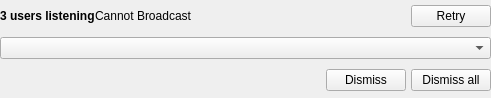
<?xml version="1.0" encoding="UTF-8"?>
<ui version="4.0">
 <class>GUI_Broadcast</class>
 <widget class="QWidget" name="GUI_Broadcast">
  <property name="geometry">
   <rect>
    <x>0</x>
    <y>0</y>
    <width>491</width>
    <height>98</height>
   </rect>
  </property>
  <property name="windowTitle">
   <string/>
  </property>
  <layout class="QGridLayout" name="gridLayout">
   <property name="leftMargin">
    <number>0</number>
   </property>
   <property name="topMargin">
    <number>0</number>
   </property>
   <property name="rightMargin">
    <number>0</number>
   </property>
   <property name="bottomMargin">
    <number>0</number>
   </property>
   <property name="verticalSpacing">
    <number>5</number>
   </property>
   <item row="0" column="0" colspan="2">
    <layout class="QHBoxLayout" name="horizontalLayout_2">
     <item>
      <widget class="QLabel" name="lab_status">
       <property name="font">
        <font>
         <weight>75</weight>
         <bold>true</bold>
        </font>
       </property>
       <property name="focusPolicy">
        <enum>Qt::ClickFocus</enum>
       </property>
       <property name="lineWidth">
        <number>0</number>
       </property>
       <property name="text">
        <string>3 users listening</string>
       </property>
      </widget>
     </item>
     <item>
      <widget class="QLabel" name="lab_error">
       <property name="sizePolicy">
        <sizepolicy hsizetype="MinimumExpanding" vsizetype="Preferred">
         <horstretch>0</horstretch>
         <verstretch>0</verstretch>
        </sizepolicy>
       </property>
       <property name="text">
        <string>Cannot Broadcast</string>
       </property>
      </widget>
     </item>
     <item>
      <widget class="QPushButton" name="btn_retry">
       <property name="text">
        <string>Retry</string>
       </property>
       <property name="icon">
        <iconset resource="../../Resources/Icons.qrc">
         <normaloff>:/Icons/undo.svg.png</normaloff>:/Icons/undo.svg.png</iconset>
       </property>
       <property name="iconSize">
        <size>
         <width>16</width>
         <height>16</height>
        </size>
       </property>
      </widget>
     </item>
    </layout>
   </item>
   <item row="2" column="0" colspan="2">
    <layout class="QHBoxLayout" name="horizontalLayout_3">
     <property name="spacing">
      <number>5</number>
     </property>
     <item>
      <spacer name="horizontalSpacer_2">
       <property name="orientation">
        <enum>Qt::Horizontal</enum>
       </property>
       <property name="sizeHint" stdset="0">
        <size>
         <width>40</width>
         <height>20</height>
        </size>
       </property>
      </spacer>
     </item>
     <item>
      <widget class="QPushButton" name="btn_dismiss">
       <property name="focusPolicy">
        <enum>Qt::ClickFocus</enum>
       </property>
       <property name="text">
        <string>Dismiss</string>
       </property>
       <property name="icon">
        <iconset resource="../../Resources/Icons.qrc">
         <normaloff>:/Icons/delete.svg.png</normaloff>:/Icons/delete.svg.png</iconset>
       </property>
       <property name="iconSize">
        <size>
         <width>16</width>
         <height>16</height>
        </size>
       </property>
      </widget>
     </item>
     <item>
      <widget class="QPushButton" name="btn_dismiss_all">
       <property name="focusPolicy">
        <enum>Qt::ClickFocus</enum>
       </property>
       <property name="text">
        <string>Dismiss all</string>
       </property>
       <property name="icon">
        <iconset resource="../../Resources/Icons.qrc">
         <normaloff>:/Icons/delete.svg.png</normaloff>:/Icons/delete.svg.png</iconset>
       </property>
       <property name="iconSize">
        <size>
         <width>16</width>
         <height>16</height>
        </size>
       </property>
      </widget>
     </item>
    </layout>
   </item>
   <item row="1" column="0" colspan="2">
    <widget class="QComboBox" name="combo_clients">
     <property name="focusPolicy">
      <enum>Qt::ClickFocus</enum>
     </property>
    </widget>
   </item>
  </layout>
 </widget>
 <resources>
  <include location="../../Resources/Icons.qrc"/>
 </resources>
 <connections/>
</ui>
